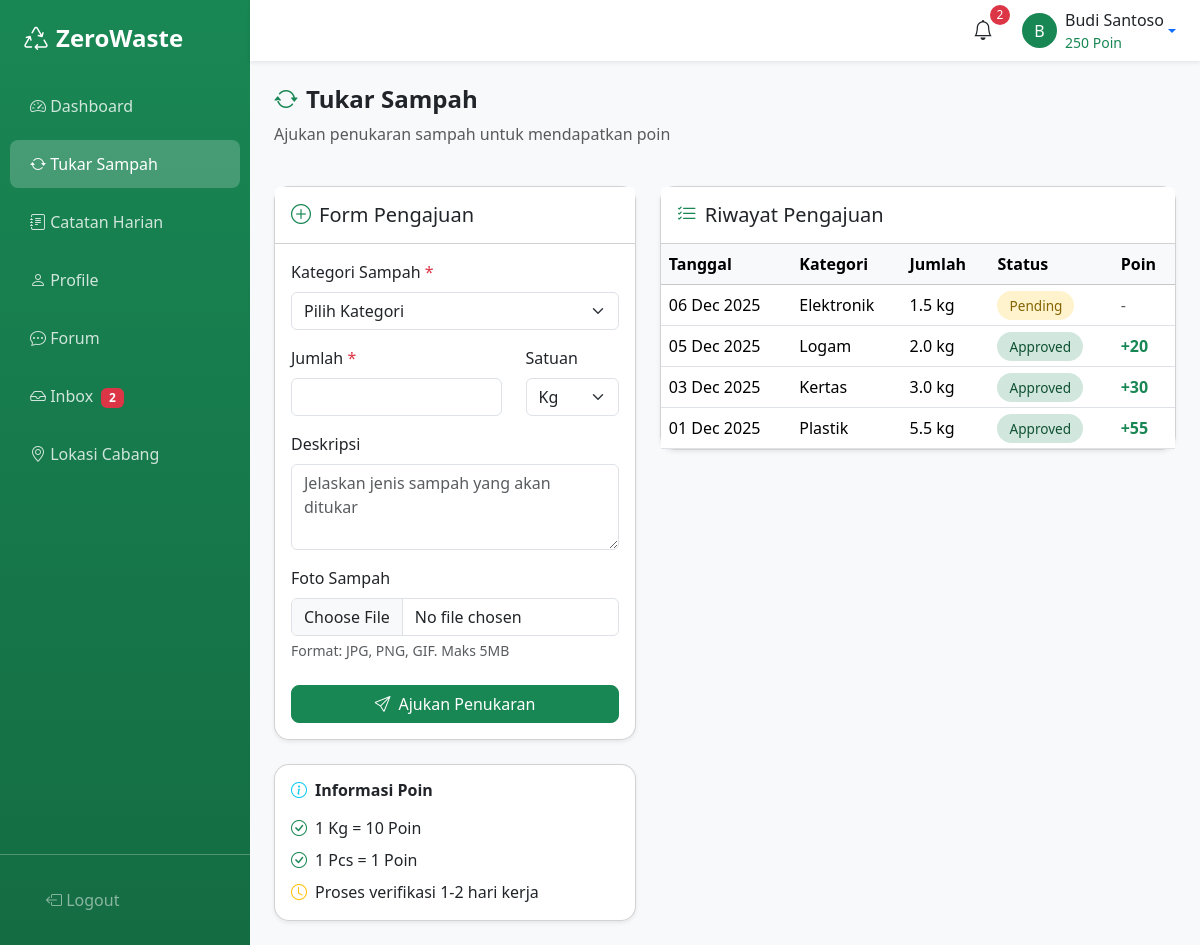
Screenshot of /user/tukar-sampah.php (signed in) with the database file from the repository.
### tables this page shows
CREATE TABLE `waste_exchanges` (
  `id` int(11) NOT NULL AUTO_INCREMENT,
  `user_id` int(11) NOT NULL,
  `category` varchar(50) NOT NULL,
  `quantity` decimal(10,2) NOT NULL,
  `unit` varchar(10) DEFAULT 'kg',
  `photo` varchar(255) DEFAULT NULL,
  `description` text DEFAULT NULL,
  `status` varchar(20) DEFAULT 'pending',
  `points_earned` int(11) DEFAULT 0,
  `reject_reason` text DEFAULT NULL,
  `processed_by` int(11) DEFAULT NULL,
  `processed_at` datetime DEFAULT NULL,
  `created_at` datetime DEFAULT CURRENT_TIMESTAMP,
  PRIMARY KEY (`id`),
  KEY `user_id` (`user_id`),
  KEY `processed_by` (`processed_by`),
  CONSTRAINT `waste_exchanges_ibfk_1` FOREIGN KEY (`user_id`) REFERENCES `users` (`id`) ON DELETE CASCADE,
  CONSTRAINT `waste_exchanges_ibfk_2` FOREIGN KEY (`processed_by`) REFERENCES `users` (`id`)
);

### config/functions.php (called while the page is built, shortened)
<?php
function sanitize($data) {
    return htmlspecialchars(trim($data), ENT_QUOTES, 'UTF-8');
}
function formatDate($date) {
    return date('d M Y', strtotime($date));
}
?>

### user/tukar-sampah.php (the view, shortened to what this page needs)
<?php
require_once '../config/database.php';
require_once '../config/functions.php';
$userId = $_SESSION['user_id'];
$stmt = $pdo->prepare("SELECT * FROM waste_exchanges WHERE user_id = ? ORDER BY created_at DESC");
$stmt->execute([$userId]);
$exchanges = $stmt->fetchAll();
?>
<!DOCTYPE html>
<html lang="id">
<head>
    <link href="https://cdn.jsdelivr.net/npm/bootstrap@5.3.2/dist/css/bootstrap.min.css" rel="stylesheet">
    <link href="https://cdn.jsdelivr.net/npm/bootstrap-icons@1.11.1/font/bootstrap-icons.css" rel="stylesheet">
    <link href="../assets/css/style.css" rel="stylesheet">
</head>
<body>
    <div class="d-flex">
        <?php include 'includes/sidebar.php'; ?>
        <div class="main-content flex-grow-1">
            <?php include 'includes/topbar.php'; ?>
            <div class="container-fluid p-4">
                <div class="row mb-4">
                    <div class="col-12">
                        <h4 class="fw-bold"><i class="bi bi-arrow-repeat me-2 text-success"></i>Tukar Sampah</h4>
                        <p class="text-muted">Ajukan penukaran sampah untuk mendapatkan poin</p>
                    </div>
                </div>
                <div class="row g-4">
                    <div class="col-lg-5">
                        <div class="card shadow-sm">
                            <div class="card-header bg-white py-3">
                                <h5 class="mb-0"><i class="bi bi-plus-circle me-2 text-success"></i>Form Pengajuan</h5>
                            </div>
                            <div class="card-body">
                                <form method="POST" enctype="multipart/form-data">
                                    <div class="mb-3">
                                        <label for="category" class="form-label">Kategori Sampah <span class="text-danger">*</span></label>
                                        <select class="form-select" id="category" name="category" required>
                                            <option value="">Pilih Kategori</option>
                                        </select>
                                    </div>
                                    <div class="row mb-3">
                                        <div class="col-8">
                                            <label for="quantity" class="form-label">Jumlah <span class="text-danger">*</span></label>
                                            <input type="number" class="form-control" id="quantity" name="quantity" step="0.1" min="0.1" required>
                                        </div>
                                        <div class="col-4">
                                            <label for="unit" class="form-label">Satuan</label>
                                            <select class="form-select" id="unit" name="unit">
                                                <option value="kg">Kg</option>
                                            </select>
                                        </div>
                                    </div>
                                    <div class="mb-3">
                                        <label for="description" class="form-label">Deskripsi</label>
                                        <textarea class="form-control" id="description" name="description" rows="3" placeholder="Jelaskan jenis sampah yang akan ditukar"></textarea>
                                    </div>
                                    <div class="mb-4">
                                        <label for="photo" class="form-label">Foto Sampah</label>
                                        <input type="file" class="form-control" id="photo" name="photo" accept="image/*">
                                        <div class="form-text">Format: JPG, PNG, GIF. Maks 5MB</div>
                                    </div>
                                    <button type="submit" class="btn btn-success w-100">
                                        <i class="bi bi-send me-2"></i>Ajukan Penukaran
                                    </button>
                                </form>
                            </div>
                        </div>
                        <div class="card shadow-sm mt-4">
                            <div class="card-body">
                                <h6 class="fw-bold mb-3"><i class="bi bi-info-circle me-2 text-info"></i>Informasi Poin</h6>
                                <ul class="list-unstyled mb-0">
                                    <li class="mb-2"><i class="bi bi-check-circle text-success me-2"></i>1 Kg = <?= POINT_PER_KG ?> Poin</li>
                                    <li class="mb-2"><i class="bi bi-check-circle text-success me-2"></i>1 Pcs = 1 Poin</li>
                                    <li><i class="bi bi-clock text-warning me-2"></i>Proses verifikasi 1-2 hari kerja</li>
                                </ul>
                            </div>
                        </div>
                    </div>
                    <div class="col-lg-7">
                        <div class="card shadow-sm">
                            <div class="card-header bg-white py-3">
                                <h5 class="mb-0"><i class="bi bi-list-check me-2 text-success"></i>Riwayat Pengajuan</h5>
                            </div>
                            <div class="card-body p-0">
                                <?php if (empty($exchanges)): ?>
                                <div class="p-4 text-center text-muted">
                                    <i class="bi bi-inbox fs-1 mb-2"></i>
                                    <p class="mb-0">Belum ada riwayat pengajuan</p>
                                </div>
                                <?php else: ?>
                                <div class="table-responsive">
                                    <table class="table table-hover mb-0">
                                        <thead class="table-light">
                                            <tr>
                                                <th>Tanggal</th>
                                                <th>Kategori</th>
                                                <th>Jumlah</th>
                                                <th>Status</th>
                                                <th>Poin</th>
                                            </tr>
                                        </thead>
                                        <tbody>
                                            <?php foreach ($exchanges as $ex): ?>
                                            <tr>
                                                <td><?= formatDate($ex['created_at']) ?></td>
                                                <td>
                                                    <span class="text-capitalize"><?= sanitize($ex['category']) ?></span>
                                                </td>
                                                <td><?= number_format($ex['quantity'], 1) ?> <?= $ex['unit'] ?></td>
                                                <td>
                                                    <span class="status-badge status-<?= $ex['status'] ?>">
                                                        <?= ucfirst($ex['status']) ?>
                                                    </span>
                                                </td>
                                                <td>
                                                    <?php if ($ex['status'] === 'approved'): ?>
                                                    <span class="text-success fw-bold">+<?= $ex['points_earned'] ?></span>
                                                    <?php else: ?>
                                                    <span class="text-muted">-</span>
                                                    <?php endif; ?>
                                                </td>
                                            </tr>
                                            <?php endforeach; ?>
                                        </tbody>
                                    </table>
                                </div>
                                <?php endif; ?>
                            </div>
                        </div>
                    </div>
                </div>
            </div>
        </div>
    </div>
</body>
</html>

### assets/css/style.css (style rules this page uses)
:root { --primary-green: #198754; --light-green: #d1e7dd; --dark-green: #146c43; }
body { font-family: 'Segoe UI', Tahoma, Geneva, Verdana, sans-serif; }
.card { border-radius: 15px; transition: transform 0.2s, box-shadow 0.2s; }
.btn { border-radius: 8px; }
.btn-success { background-color: var(--primary-green); border-color: var(--primary-green); }
.main-content { background-color: #f8f9fa; min-height: 100vh; }
.status-badge { padding: 5px 12px; border-radius: 50px; font-size: 0.85rem; font-weight: 500; }
.status-pending { background-color: #fff3cd; color: #856404; }
.status-approved { background-color: #d1e7dd; color: #0f5132; }

### rows the page displays
waste_exchanges: created_at "06 Dec 2025", category "Elektronik", quantity "1.5", unit "kg", status "Pending"
waste_exchanges: created_at "05 Dec 2025", category "Logam", quantity "2.0", unit "kg", status "Approved", points_earned "20"
waste_exchanges: created_at "03 Dec 2025", category "Kertas", quantity "3.0", unit "kg", status "Approved", points_earned "30"
waste_exchanges: created_at "01 Dec 2025", category "Plastik", quantity "5.5", unit "kg", status "Approved", points_earned "55"

### other values shown
$count "2"
$unreadCount "2"
substr($_SESSION['full_name'], 0, 1) "B"
$_SESSION['full_name'] "Budi Santoso"
$_SESSION['points'] "250"
POINT_PER_KG "10"
